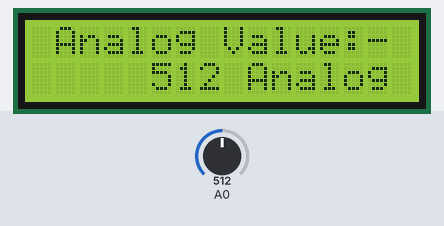
Bench run of a sketch on a simulated Arduino Uno, built with avr-gcc and run on an emulated ATmega328P. On the bench: 16×2 character LCD. Inputs (shaded band) come from the test bench; at power-on: A0 = 512.

Above: at 1.2 s.
1.3 s: A0 set to 716
At 2.0 s:
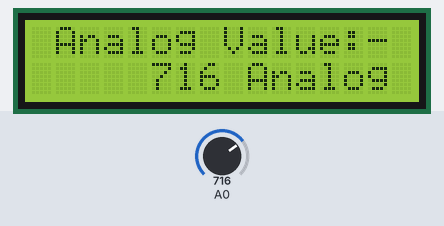
2.8 s: A0 set to 900
At 3.1 s:
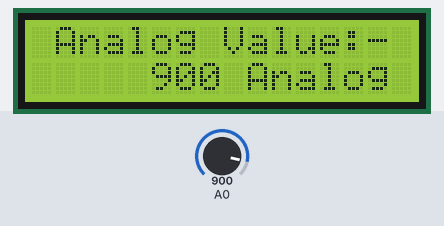
4.3 s: A0 set to 1023
At 5.5 s:
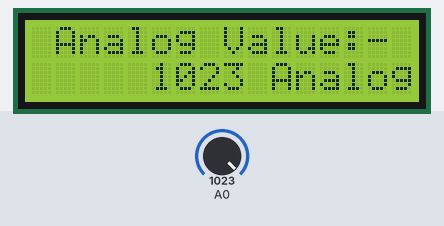
5.8 s: A0 set to 11
At 6.8 s:
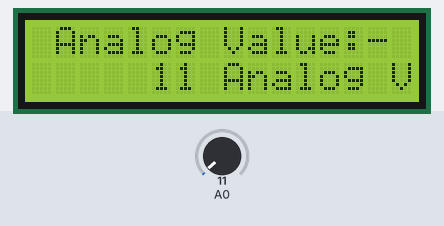
7.3 s: A0 set to 8
At 7.9 s:
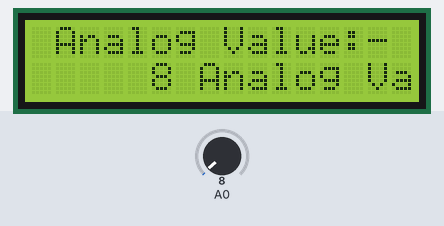
8.8 s: A0 set to 122
At 10.2 s:
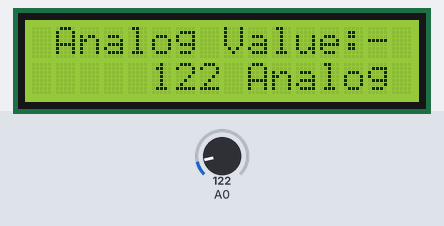
Timing chart, 0 to 11.3 s (numbered marks = the images above; inputs shaded):
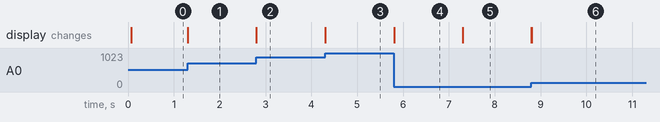

Measured:
- after the input at 1.3 s, the display: changes at once (image 1)
- after the input at 2.8 s, the display: changes at once (image 2)
- after the input at 4.3 s, the display: first changes at once (image 3 shows a later state)
- after the input at 5.8 s, the display: first changes at once (image 4 shows a later state)
- after the input at 7.3 s, the display: first changes at once (image 5 shows a later state)
- after the input at 8.8 s, the display: first changes at once (image 6 shows a later state)

The sketch:

LCD_analog_read.ino
```cpp
// include the library code:
#include <LiquidCrystal.h>

// Creates an LCD object. Parameters: (rs, enable, d4, d5, d6, d7)
LiquidCrystal lcd(12, 11, 5, 4, 3, 2);

void setup()
{
  // set up the LCD's number of columns and rows:
  lcd.begin(16, 2);
  pinMode(A0, INPUT);
  // Clears the LCD screen
  //lcd.clear();
}

void loop()
{
  // Print a message to the LCD.
  lcd.print(" Analog Value:-");
int var= analogRead(A0);
  // set the cursor to column 0, line 1
  // (note: line 1 is the second row, since counting begins with 0):
  lcd.setCursor(0, 1);
  // Print a message to the LCD.
  lcd.print ("     ");
  lcd.print (var);
  //lcd.print ("         ");
}
```
